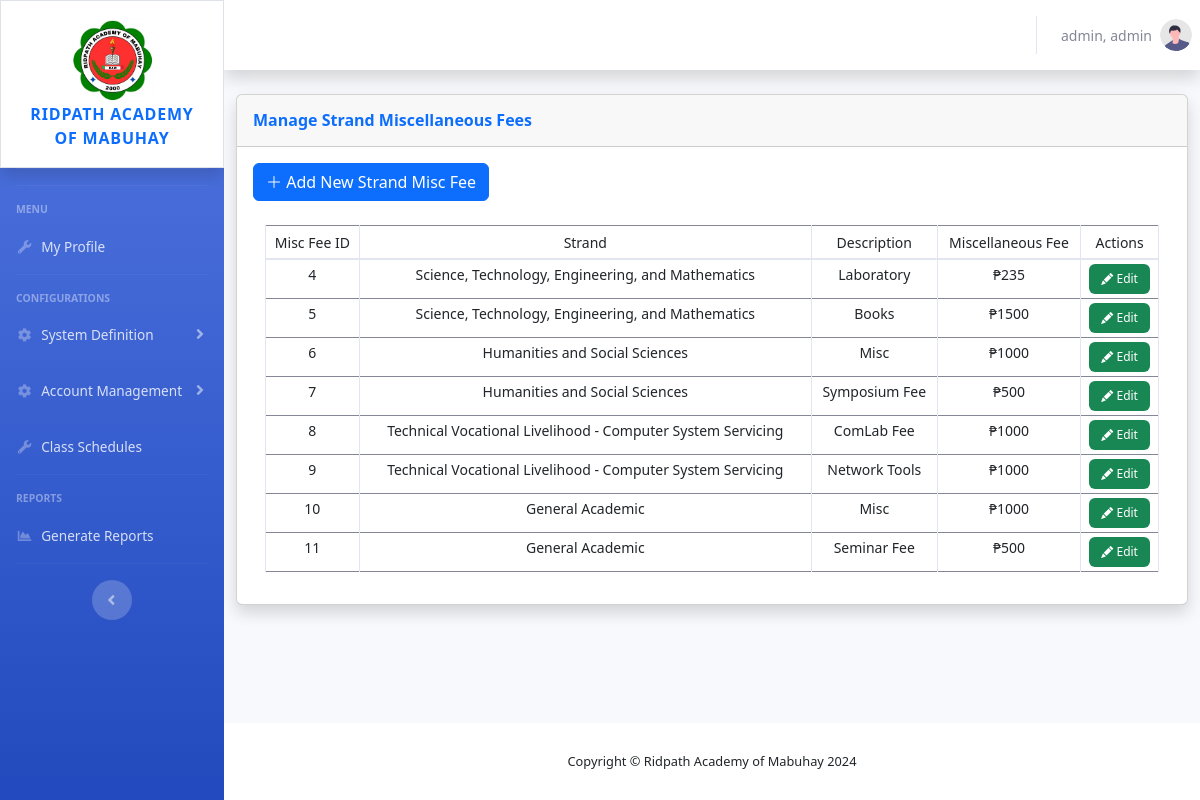
Screenshot of /admin/miscellaneousfees.php (signed in) with the database file from the repository.
### tables this page shows
CREATE TABLE `miscellaneousfees` (
  `miscID` int(254) NOT NULL,
  `strandID` int(254) NOT NULL,
  `description` varchar(254) NOT NULL,
  `amount` int(254) NOT NULL
);

CREATE TABLE `strands` (
  `strandID` int(254) NOT NULL,
  `strandname` varchar(254) NOT NULL,
  `abbreviation` varchar(254) NOT NULL,
  `isactive` varchar(10) NOT NULL
);

### admin/miscellaneousfees.php (the view, shortened to what this page needs)
<?php
    require '../shared/header.php';
?>
                <div class="container-fluid">
                    <div class="row">
                        <div class="col-xl-12 col-lg-12">
                            <div class="card shadow mb-4">
                                <div
                                    class="card-header py-3 d-flex flex-row align-items-center justify-content-between">
                                    <h6 class="m-0 font-weight-bold text-primary">Manage Strand Miscellaneous Fees</h6>
                                </div>
                                <div class="card-body">
                                    <div class="row" id="page-btn-container">
                                        <div class="col-4">
                                        <button class="btn btn-primary" id="page-btn" data-bs-toggle="modal" data-bs-target="#modal-Add"><i class="bi bi-plus-lg"></i> Add New Strand Misc Fee</button>
                                        </div>
                                    </div>
                                    <div class="container">
                                    <div class="table-responsive mt-4">
                                    <table class="table table-hover table-bordered table-sm w-100" id="table">
                                        <thead>
                                        <tr>
                                            <th scope="col" class="text-center" id="th"><small>Misc Fee ID</small></th>
                                            <th scope="col" class="text-center" id="th"><small>Strand</small></th>
                                            <th scope="col" class="text-center" id="th"><small>Description</small></th>
                                            <th scope="col" class="text-center" id="th"><small>Miscellaneous Fee</small></th>
                                            <th scope="col" class="text-center" id="th"><small>Actions</small></th>
                                        </tr>
                                        </thead>
                                        <tbody>
                                        <?php
                                        $fetchQuery = "SELECT * FROM miscellaneousfees LEFT JOIN strands ON miscellaneousfees.strandID = strands.strandID";
                                        $fetchedData = mysqli_query($conn, $fetchQuery);
                                        while($DataArray = mysqli_fetch_assoc($fetchedData)){
                                            $ID = $DataArray['miscID'];
                                            $strandname = $DataArray['strandname'];
                                            $amount = $DataArray['amount'];
                                            $description = $DataArray['description'];
                                            ?>
                                            <tr>
                                                <td class="text-center" id="td"><?php echo $ID; ?></td>
                                                <td class="text-center" id="td"><?php echo $strandname; ?></td>
                                                <td class="text-center" id="td"><?php echo $description; ?></td>
                                                <td class="text-center" id="td">₱<?php echo $amount; ?></td>
                                                <td class="text-center" id="td">
                                                    <button class="btn btn-success border-0" title="Edit" id="table-button"
                                                            data-bs-toggle="modal"
                                                            data-bs-target="#modal-Edit"
                                                            data-bs-miscID="<?php echo $ID;?>"
                                                            >
                                                            <i class="bi bi-pencil-fill" id="table-btn-icon"></i> <span id="tablebutton-text">Edit</span>
                                                    </button>
                                                </td>
                                            </tr>
                                            <?php
                                        }
                                        ?>
                                        </tbody>
                                    </table>
                                    </div>
                                    </div>
                                </div>
                            </div>
                        </div>
                    </div>
                </div>
            </div>
<?php
    require '../shared/footer.php';
?>

### css/style.css (style rules this page uses)
td { font-size: 14px; }
#table-button { font-size: 12px; }

### rows the page displays
miscellaneousfees: miscID "4", strandID.strandname "Science, Technology, Engineering, and Mathematics", description "Laboratory", amount "235"
miscellaneousfees: miscID "5", strandID.strandname "Science, Technology, Engineering, and Mathematics", description "Books", amount "1500"
miscellaneousfees: miscID "6", strandID.strandname "Humanities and Social Sciences", description "Misc", amount "1000"
miscellaneousfees: miscID "7", strandID.strandname "Humanities and Social Sciences", description "Symposium Fee", amount "500"
miscellaneousfees: miscID "8", strandID.strandname "Technical Vocational Livelihood - Computer System Servicing", description "ComLab Fee", amount "1000"
miscellaneousfees: miscID "9", strandID.strandname "Technical Vocational Livelihood - Computer System Servicing", description "Network Tools", amount "1000"
miscellaneousfees: miscID "10", strandID.strandname "General Academic", description "Misc", amount "1000"
miscellaneousfees: miscID "11", strandID.strandname "General Academic", description "Seminar Fee", amount "500"

### other values shown
$_SESSION['logged_username'] "admin, admin"
